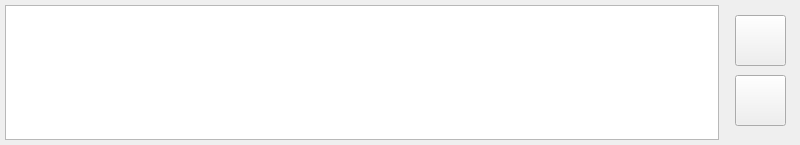
           <widget class="QFrame" name="PromptTextFrame">
            <property name="minimumSize">
             <size>
              <width>800</width>
              <height>145</height>
             </size>
            </property>
            <property name="maximumSize">
             <size>
              <width>1000</width>
              <height>145</height>
             </size>
            </property>
            <property name="frameShape">
             <enum>QFrame::NoFrame</enum>
            </property>
            <layout class="QGridLayout" name="gridLayout_6">
             <property name="leftMargin">
              <number>5</number>
             </property>
             <property name="topMargin">
              <number>5</number>
             </property>
             <property name="rightMargin">
              <number>5</number>
             </property>
             <property name="bottomMargin">
              <number>5</number>
             </property>
             <item row="0" column="0">
              <layout class="QHBoxLayout" name="horizontalLayout_3">
               <item>
                <widget class="QTextEdit" name="PromptTextEdit"/>
               </item>
               <item>
                <widget class="QFrame" name="PromptButtons">
                 <property name="minimumSize">
                  <size>
                   <width>70</width>
                   <height>130</height>
                  </size>
                 </property>
                 <property name="maximumSize">
                  <size>
                   <width>130</width>
                   <height>16777215</height>
                  </size>
                 </property>
                 <property name="frameShape">
                  <enum>QFrame::NoFrame</enum>
                 </property>
                 <widget class="QPushButton" name="PromptSendPushButton">
                  <property name="geometry">
                   <rect>
                    <x>10</x>
                    <y>10</y>
                    <width>51</width>
                    <height>51</height>
                   </rect>
                  </property>
                  <property name="styleSheet">
                   <string notr="true">QPushButton {
	image: url(:/icons/send.png);
	padding: 10px 10px 10px 10px;
}

QPushButton::pressed{
	image: url(:/icons/send-pressed.png);
	padding: 10px 10px 10px 10px;
}</string>
                  </property>
                  <property name="text">
                   <string/>
                  </property>
                 </widget>
                 <widget class="QPushButton" name="PromptStopPushButon">
                  <property name="geometry">
                   <rect>
                    <x>10</x>
                    <y>70</y>
                    <width>51</width>
                    <height>51</height>
                   </rect>
                  </property>
                  <property name="styleSheet">
                   <string notr="true">QPushButton {
	image: url(:/icons/stop.png);
	padding: 10px 10px 10px 10px;
}

QPushButton::pressed{
	image: url(:/icons/stop-pressed.png);
	padding: 10px 10px 10px 10px;
}</string>
                  </property>
                  <property name="text">
                   <string/>
                  </property>
                 </widget>
                </widget>
               </item>
              </layout>
             </item>
            </layout>
           </widget>
